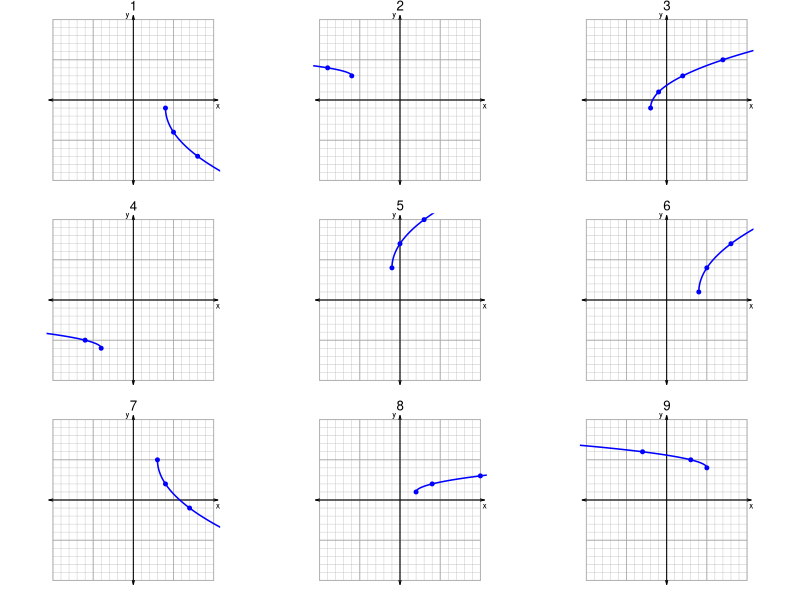

Write R code to recreate this figure.
## ---- chunk 1
options(scipen=999)
gcd2 <- function(a, b) {
    if (b == 0) a else Recall(b, a %% b)
}
gcd <- function(...) Reduce(gcd2, c(...))

pn = function(coeffs,pows){
    pows = pows[coeffs!=0]
    coeffs = coeffs[coeffs!=0]
    ex1 = paste0("{",coeffs,"}x^{",pows,"}",collapse="+")
    ex1 = gsub("+{-","-{",ex1,fixed=T)
    ex1 = gsub("{1}x^{0}","1",ex1,fixed=T)
    ex1 = gsub("{-1}x^{0}","-1",ex1,fixed=T)
    ex1 = gsub("{1}x","x",ex1,fixed=T)
    ex1 = gsub("{-1}x","-x",ex1,fixed=T)
    ex1 = gsub("x^{0}","",ex1,fixed=T)
    ex1 = gsub("x^{1}","x",ex1,fixed=T)
    ex1 = gsub("+-","-",ex1,fixed=T)
    ex1 = gsub("{","",ex1,fixed=T)
    ex1 = gsub("}","",ex1,fixed=T)
    if(ex1 == ""){
        ex1 = "0"
    }
    return(ex1)
}

xlist = list()
ylist = list()
eqs = character()
handles = character()
as = numeric()
bs = numeric()
hs = numeric()
ks = numeric()
step1s = character()
lrs = character()
dus = character()

while(length(handles)<9){
    # y = a sqrt(1/b*(x-h))+k
    hk = sample(1:6,2)*sample(c(-1,1),2,T)
    h = hk[1]
    k = hk[2]
    isHS = sample(c(T,F),1)
    if(isHS){
        a = 1
        b = sample(2:3,1)*sample(c(-1,1),1)
        expr = paste0("y=\\sqrt{\\frac{1}{",b,"}(",pn(c(1,-h),1:0),")}+",k,collapse="")
        expr = gsub("+-","-",expr,fixed=T)
        if(b<0){
            step1 = paste0("Horizontal stretch by factor ",abs(b),", and horizontal reflection.")
        }
        else{
            step1 = paste0("Horizontal stretch by factor ",abs(b),".")
        }
    } else {
        a = sample(2:3,1)*sample(c(-1,1),1)
        b = 1
        expr = paste0("y=",a,"\\sqrt{",pn(c(1,-h),1:0),"}+",k,collapse="")
        expr = gsub("+-","-",expr,fixed=T)
        if(a<0){
            step1 = paste0("Vertical stretch by factor ",abs(a),", and vertical reflection.")
        }
        else{
            step1 = paste0("Vertical stretch by factor ",abs(a),".")
        }
    }
    x = seq(h,12*sign(b),0.01*sign(b))
    y = a*sqrt(1/b*(x-h))+k
    handle = paste0(c(a,b,h,k),collapse="#")
    if(!(handle %in% handles)){
        n = length(eqs)+1
        xlist[[n]] = x
        ylist[[n]] = y
        eqs = c(eqs,expr)
        handles = c(handles,handle)
        as = c(as,a)
        bs = c(bs,b)
        hs = c(hs,h)
        ks = c(ks,k)
        step1s = c(step1s,step1)
    }
    
}

## ---- chunk 2
par(mar=c(1,1,1,1),mfrow=c(3,3),pty="s")

for(n in 1:9){
    plot(0,0,"n",xlim=c(-10,10),ylim=c(-10,10),axes=F,ann=F)
    mtext(n,3,cex=0.8)
    for(i in -10:10){
        lines(c(-10,10),c(i,i),col="grey",lwd=0.4)
        lines(c(i,i),c(-10,10),col="grey",lwd=0.4)
    }
    for(i in seq(-10,10,5)){
        lines(c(-10,10),c(i,i),col="darkgrey",lwd=0.8)
        lines(c(i,i),c(-10,10),col="darkgrey",lwd=0.8)
    }
    # abline(h=0)
    # abline(v=0)
    arrows(-10.5,0,10.5,0,0.04,15,3,lwd=1)
    arrows(0,-10.5,0,10.5,0.04,15,3,lwd=1)
    lines(xlist[[n]],ylist[[n]],col="blue",lwd=1.5)
    points(hs[n]+bs[n],ks[n]+as[n],pch=19,col="blue",cex=0.8)
    points(hs[n]+4*bs[n],ks[n]+2*as[n],pch=19,col="blue",cex=0.8)
    points(hs[n]+9*bs[n],ks[n]+3*as[n],pch=19,col="blue",cex=0.8)
    points(hs[n],ks[n],pch=19,col="blue",cex=0.8)
    text(10.5,-0.75,"x",cex=0.8)
    text(-0.75,10.5,"y",cex=0.8)
}

## ---- chunk 3
for(n in sample(1:9)){
    cat(paste0(n,": \n\n* ",step1s[n],"\n"))
    lr = c("left","right")[round(sign(hs[n])/2+1.5)]
    du = c("down","up")[round(sign(ks[n])/2+1.5)]
    cat(paste0("* Shift ",lr," by ",abs(hs[n]),", and shift ",du," by ",abs(ks[n]),".\n"))
    cat(paste0("* $",eqs[n],"$\n\n\n"))
}

